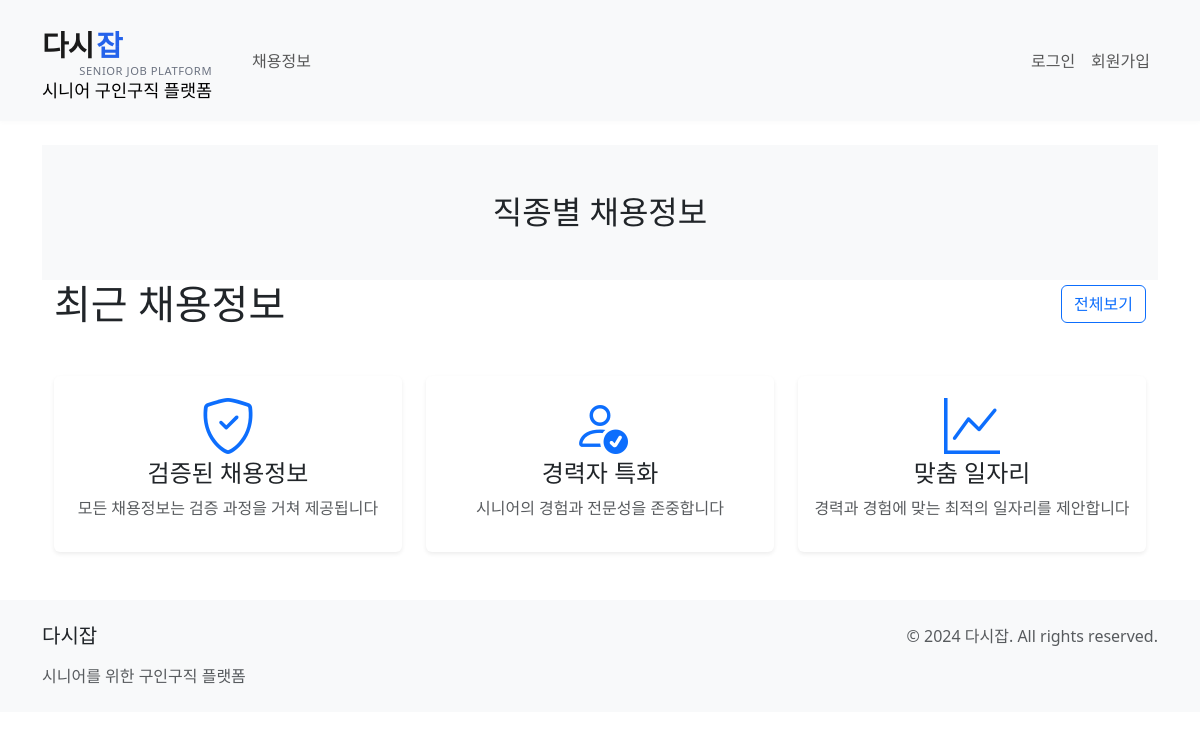
Before: / with the older database file.
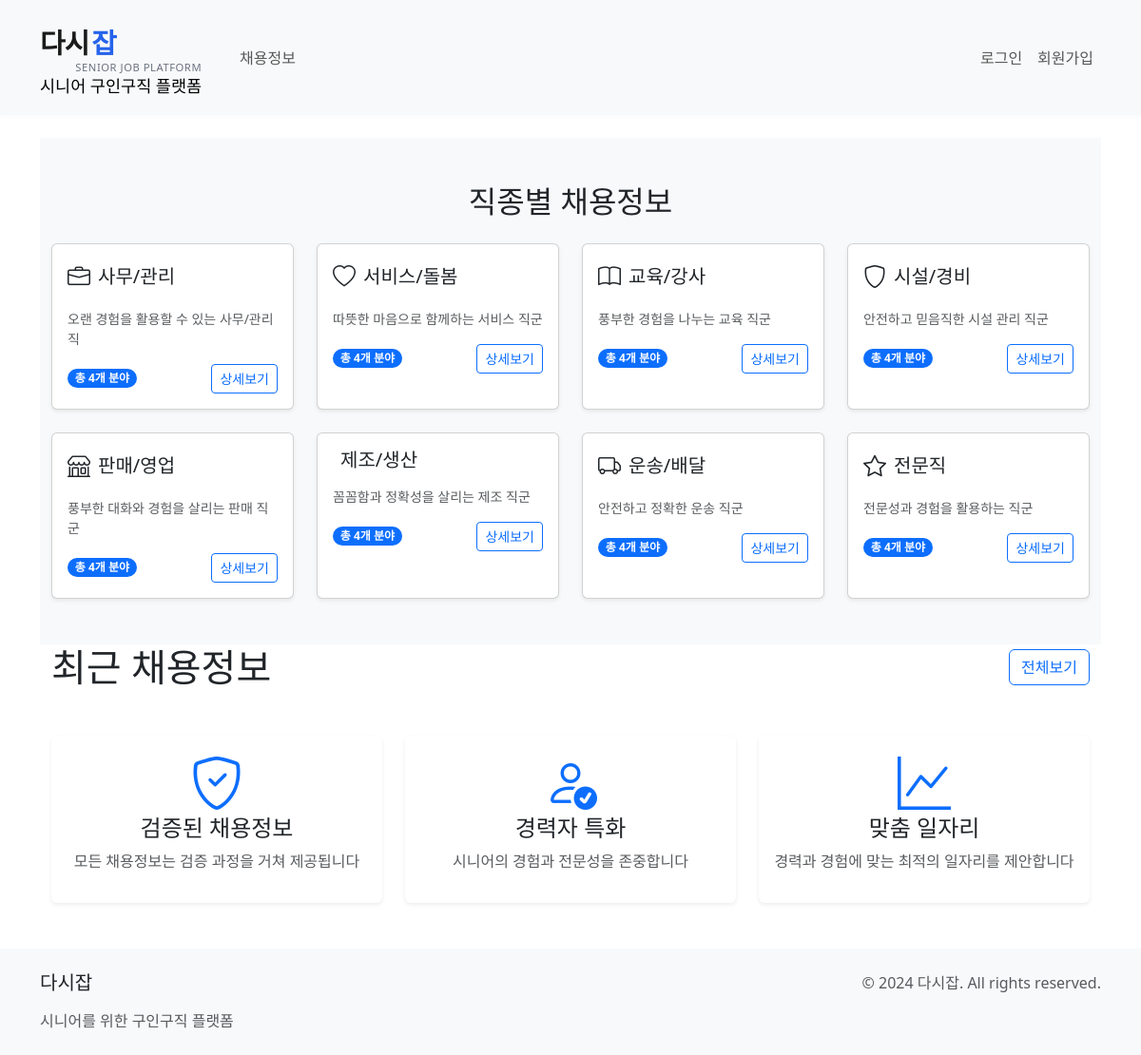
After: the same page with the newer database file.
### jobs/models.py (models this page shows, shortened)
class JobCategory(models.Model):
    name = models.CharField(max_length=100)
    description = models.TextField(blank=True)
    icon = models.CharField(max_length=50, blank=True)
    class Meta:
        verbose_name_plural = "Job Categories"

### jobs/views.py (the view)
# urls.py: path('', views.MainPageView.as_view(), name='main'),
class MainPageView(ListView):
    model = JobCategory
    template_name = 'jobs/main.html'
    context_object_name = 'categories'
    def get_context_data(self, **kwargs):
        context = super().get_context_data(**kwargs)
        context['recent_jobs'] = Job.objects.all().order_by('-created_at')[:8]
        return context

### jobs/templates/jobs/main.html (shortened to what this page needs)
{% extends 'jobs/base.html' %}
{% load static %}
{% block content %}
<section class="py-5 bg-light">
    <div class="container">
        <h2 class="text-center mb-4">직종별 채용정보</h2>
        <div class="row row-cols-1 row-cols-md-2 row-cols-lg-4 g-4">
            {% for category in categories %}
            <div class="col">
                <div class="card h-100 shadow-sm hover-card">
                    <div class="card-body">
                        <div class="d-flex align-items-center mb-3">
                            <i class="bi bi-{{ category.icon }} fs-4 me-2"></i>
                            <h5 class="card-title mb-0">
                                <a href="{% url 'jobs:category_detail' category.id %}"
                                   class="text-decoration-none text-dark">
                                    {{ category.name }}
                                </a>
                            </h5>
                        </div>
                        <p class="card-text small text-muted">{{ category.description }}</p>
                        <div class="d-flex justify-content-between align-items-center">
                            <span class="badge bg-primary rounded-pill">
                                총 {{ category.subcategories.count }}개 분야
                            </span>
                            <a href="{% url 'jobs:category_detail' category.id %}"
                               class="btn btn-outline-primary btn-sm">
                                상세보기
                            </a>
                        </div>
                    </div>
                </div>
            </div>
            {% endfor %}
        </div>
    </div>
</section>
<section class="container mb-5">
    <div class="d-flex justify-content-between align-items-center mb-4">
        <h2 class="display-6 mb-0">최근 채용정보</h2>
        <a href="{% url 'jobs:job_list_by_category' subcategory_id=1 %}" class="btn btn-outline-primary">전체보기</a>
    </div>
</section>
<section class="container mb-5">
    <div class="row g-4">
        <div class="col-md-4">
            <div class="card border-0 shadow-sm h-100">
                <div class="card-body text-center">
                    <i class="bi bi-shield-check display-4 text-primary mb-3"></i>
                    <h3 class="h4">검증된 채용정보</h3>
                    <p class="text-muted">모든 채용정보는 검증 과정을 거쳐 제공됩니다</p>
                </div>
            </div>
        </div>
        <div class="col-md-4">
            <div class="card border-0 shadow-sm h-100">
                <div class="card-body text-center">
                    <i class="bi bi-person-check display-4 text-primary mb-3"></i>
                    <h3 class="h4">경력자 특화</h3>
                    <p class="text-muted">시니어의 경험과 전문성을 존중합니다</p>
                </div>
            </div>
        </div>
        <div class="col-md-4">
            <div class="card border-0 shadow-sm h-100">
                <div class="card-body text-center">
                    <i class="bi bi-graph-up display-4 text-primary mb-3"></i>
                    <h3 class="h4">맞춤 일자리</h3>
                    <p class="text-muted">경력과 경험에 맞는 최적의 일자리를 제안합니다</p>
                </div>
            </div>
        </div>
    </div>
</section>
<link rel="stylesheet" href="https://cdn.jsdelivr.net/npm/bootstrap-icons@1.11.1/font/bootstrap-icons.css">
{% endblock %}

### jobs/templates/jobs/base.html (shortened to what this page needs)
{% load static %}
<!DOCTYPE html>
<html lang="ko">
<head>
    <link href="https://cdn.jsdelivr.net/npm/bootstrap@5.3.0/dist/css/bootstrap.min.css" rel="stylesheet">
    <link rel="stylesheet" href="https://cdn.jsdelivr.net/npm/bootstrap-icons@1.11.2/font/bootstrap-icons.css">
</head>
<body>
    <nav class="navbar navbar-expand-lg navbar-light bg-light">
        <div class="container">
            <a class="navbar-brand brand-container" href="{% url 'jobs:main' %}">
                <div class="brand-logo">
                    <span class="brand-text">다시</span><span class="brand-highlight">잡</span>
                    <div class="brand-tagline">Senior Job Platform</div>
                </div>
                <small class="logo-tagline d-none d-md-inline">시니어 구인구직 플랫폼</small>
            </a>
            <div id="navbarNav" class="collapse navbar-collapse">
                <ul class="navbar-nav me-auto">
                    <li class="nav-item">
                        <a class="nav-link" href="{% url 'jobs:job_search' %}">채용정보</a>
                    </li>
                </ul>
                <ul class="navbar-nav">
                    {% if user.is_authenticated %}
                        <li class="nav-item">
                            <a class="nav-link" href="{% url 'jobs:profile' %}">프로필</a>
                        </li>
                        <li class="nav-item">
                            <a class="nav-link" href="{% url 'jobs:logout' %}">로그아웃</a>
                        </li>
                    {% else %}
                        <li class="nav-item">
                            <a class="nav-link" href="{% url 'jobs:login' %}">로그인</a>
                        </li>
                        <li class="nav-item">
                            <a class="nav-link" href="{% url 'jobs:signup' %}">회원가입</a>
                        </li>
                    {% endif %}
                </ul>
            </div>
        </div>
    </nav>
    <main class="container mt-4" role="main">
        {% block content %}{% endblock %}
    </main>
    <footer class="footer bg-light mt-5 py-4">
        <div class="container">
            <div class="row">
                <div class="col-md-6">
                    <h5 class="mb-3">다시잡</h5>
                    <p class="text-muted mb-0">시니어를 위한 구인구직 플랫폼</p>
                </div>
                <div class="col-md-6 text-md-end">
                    <p class="mb-0 text-muted">&copy; 2024 다시잡. All rights reserved.</p>
                </div>
            </div>
        </div>
    </footer>
</body>
</html>

### jobs/templates/jobs/base.html (style rules this page uses)
.navbar { padding: 1rem 0; box-shadow: 0 2px 4px rgba(0,0,0,0.02); }
.brand-container { padding: 0; margin-right: 2rem; }
.brand-logo { position: relative; padding: 0.5rem 0; }
.brand-text, .brand-highlight { font-family: 'Pretendard', -apple-system, BlinkMacSystemFont, system-ui, Roboto, sans-serif; font-size: 1.8rem; font-weight: 700; letter-spacing: -0.03em; }
.brand-text { color: #1a1a1a; }
.brand-highlight { color: #2563eb; position: relative; margin-left: 0.1em; }
.brand-tagline { position: absolute; bottom: -0.3rem; right: 0; font-size: 0.7rem; font-weight: 500; color: #6b7280; letter-spacing: 0.05em; text-transform: uppercase; }

### jobs/templates/jobs/main.html (style rules this page uses)
.card { transition: all 0.2s ease-in-out; }

Changed rows visible on the page:
added JobCategory: name "사무/관리", description "오랜 경험을 활용할 수 있는 사무/관리직", subcategories.count "4"
added JobCategory: name "서비스/돌봄", description "따뜻한 마음으로 함께하는 서비스 직군", subcategories.count "4"
added JobCategory: name "교육/강사", description "풍부한 경험을 나누는 교육 직군", subcategories.count "4"
added JobCategory: name "시설/경비", description "안전하고 믿음직한 시설 관리 직군", subcategories.count "4"
added JobCategory: name "판매/영업", description "풍부한 대화와 경험을 살리는 판매 직군", subcategories.count "4"
added JobCategory: name "제조/생산", description "꼼꼼함과 정확성을 살리는 제조 직군", subcategories.count "4"
added JobCategory: name "운송/배달", description "안전하고 정확한 운송 직군", subcategories.count "4"
added JobCategory: name "전문직", description "전문성과 경험을 활용하는 직군", subcategories.count "4"
